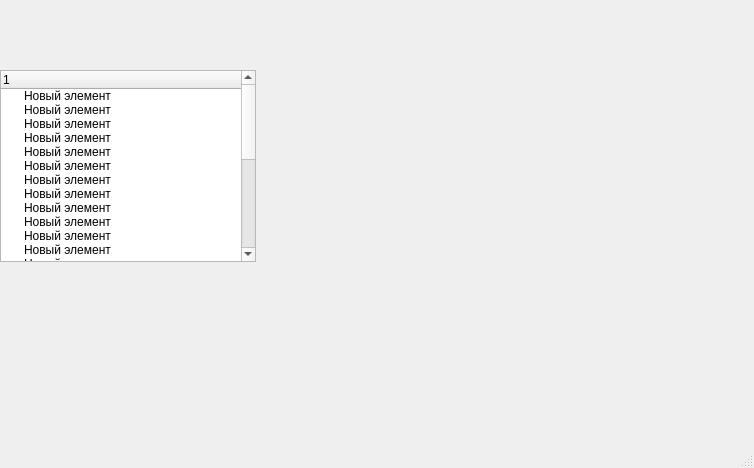
<?xml version="1.0" encoding="UTF-8"?>
<ui version="4.0">
 <class>Template_MainWindow</class>
 <widget class="QMainWindow" name="Template_MainWindow">
  <property name="geometry">
   <rect>
    <x>0</x>
    <y>0</y>
    <width>754</width>
    <height>468</height>
   </rect>
  </property>
  <property name="windowTitle">
   <string>MainWindow</string>
  </property>
  <widget class="QWidget" name="centralwidget">
   <widget class="QPushButton" name="push_button">
    <property name="geometry">
     <rect>
      <x>290</x>
      <y>170</y>
      <width>80</width>
      <height>21</height>
     </rect>
    </property>
    <property name="text">
     <string/>
    </property>
    <property name="icon">
     <iconset resource="icons.qrc">
      <normaloff>:/Icons/arrow_right.png</normaloff>:/Icons/arrow_right.png</iconset>
    </property>
    <property name="flat">
     <bool>true</bool>
    </property>
   </widget>
   <widget class="QTreeWidget" name="treeWidget">
    <property name="geometry">
     <rect>
      <x>0</x>
      <y>70</y>
      <width>256</width>
      <height>192</height>
     </rect>
    </property>
    <property name="verticalScrollBarPolicy">
     <enum>Qt::ScrollBarAsNeeded</enum>
    </property>
    <property name="autoScroll">
     <bool>true</bool>
    </property>
    <column>
     <property name="text">
      <string>1</string>
     </property>
    </column>
    <item>
     <property name="text">
      <string>Новый элемент</string>
     </property>
    </item>
    <item>
     <property name="text">
      <string>Новый элемент</string>
     </property>
    </item>
    <item>
     <property name="text">
      <string>Новый элемент</string>
     </property>
    </item>
    <item>
     <property name="text">
      <string>Новый элемент</string>
     </property>
    </item>
    <item>
     <property name="text">
      <string>Новый элемент</string>
     </property>
    </item>
    <item>
     <property name="text">
      <string>Новый элемент</string>
     </property>
    </item>
    <item>
     <property name="text">
      <string>Новый элемент</string>
     </property>
    </item>
    <item>
     <property name="text">
      <string>Новый элемент</string>
     </property>
    </item>
    <item>
     <property name="text">
      <string>Новый элемент</string>
     </property>
    </item>
    <item>
     <property name="text">
      <string>Новый элемент</string>
     </property>
    </item>
    <item>
     <property name="text">
      <string>Новый элемент</string>
     </property>
    </item>
    <item>
     <property name="text">
      <string>Новый элемент</string>
     </property>
    </item>
    <item>
     <property name="text">
      <string>Новый элемент</string>
     </property>
    </item>
    <item>
     <property name="text">
      <string>Новый элемент</string>
     </property>
    </item>
    <item>
     <property name="text">
      <string>Новый элемент</string>
     </property>
    </item>
    <item>
     <property name="text">
      <string>Новый элемент</string>
     </property>
    </item>
    <item>
     <property name="text">
      <string>Новый элемент</string>
     </property>
    </item>
    <item>
     <property name="text">
      <string>Новый элемент</string>
     </property>
    </item>
    <item>
     <property name="text">
      <string>Новый элемент</string>
     </property>
    </item>
    <item>
     <property name="text">
      <string>Новый элемент</string>
     </property>
    </item>
    <item>
     <property name="text">
      <string>Новый элемент</string>
     </property>
    </item>
    <item>
     <property name="text">
      <string>Новый элемент</string>
     </property>
    </item>
    <item>
     <property name="text">
      <string>Новый элемент</string>
     </property>
    </item>
    <item>
     <property name="text">
      <string>Новый элемент</string>
     </property>
    </item>
    <item>
     <property name="text">
      <string>Новый элемент</string>
     </property>
    </item>
    <item>
     <property name="text">
      <string>Новый элемент</string>
     </property>
    </item>
   </widget>
  </widget>
  <widget class="QMenuBar" name="menubar">
   <property name="geometry">
    <rect>
     <x>0</x>
     <y>0</y>
     <width>754</width>
     <height>20</height>
    </rect>
   </property>
  </widget>
  <widget class="QStatusBar" name="statusbar"/>
 </widget>
 <resources>
  <include location="icons.qrc"/>
 </resources>
 <connections/>
</ui>
